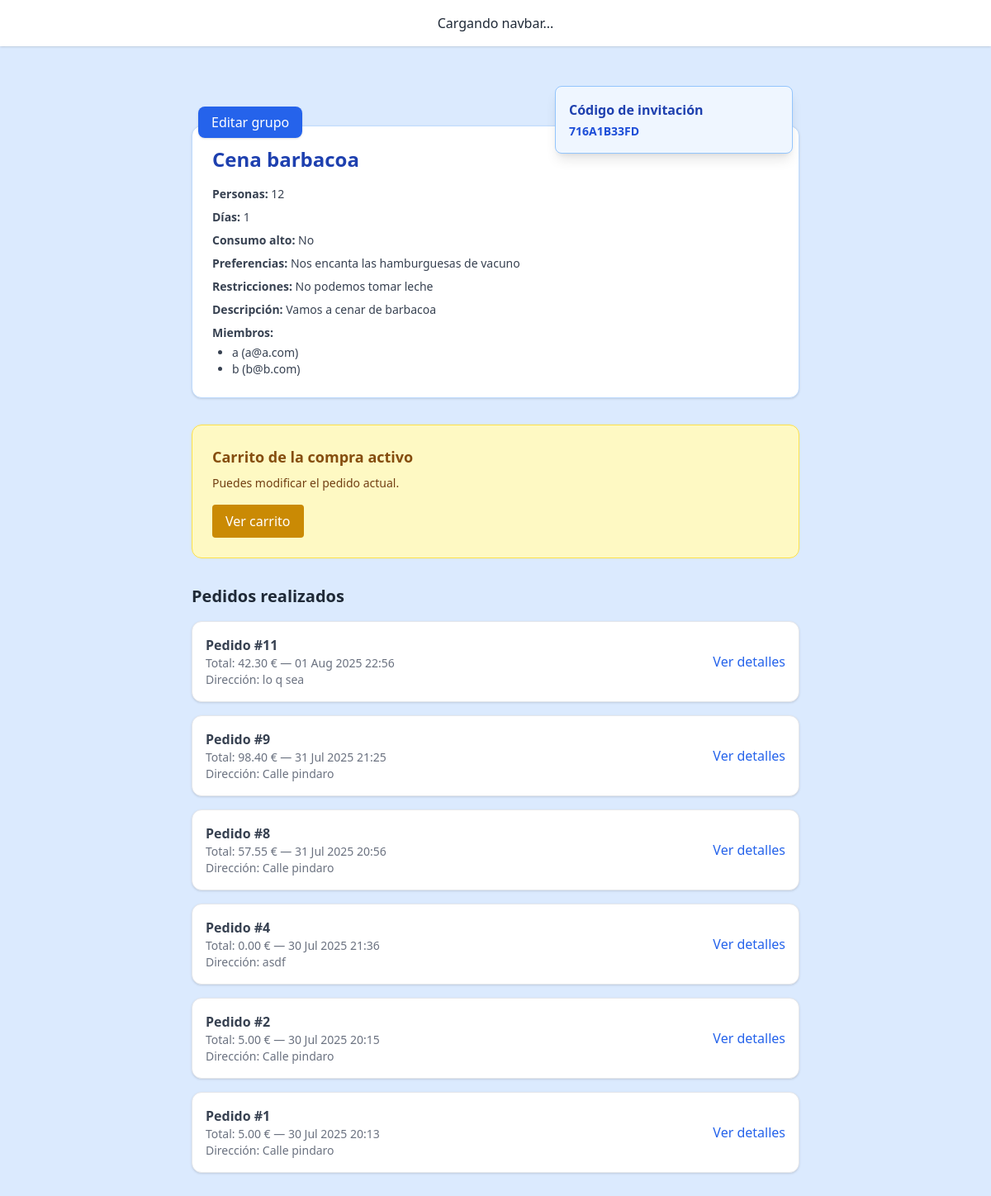
The app's page /group/1/ (signed in), older data.
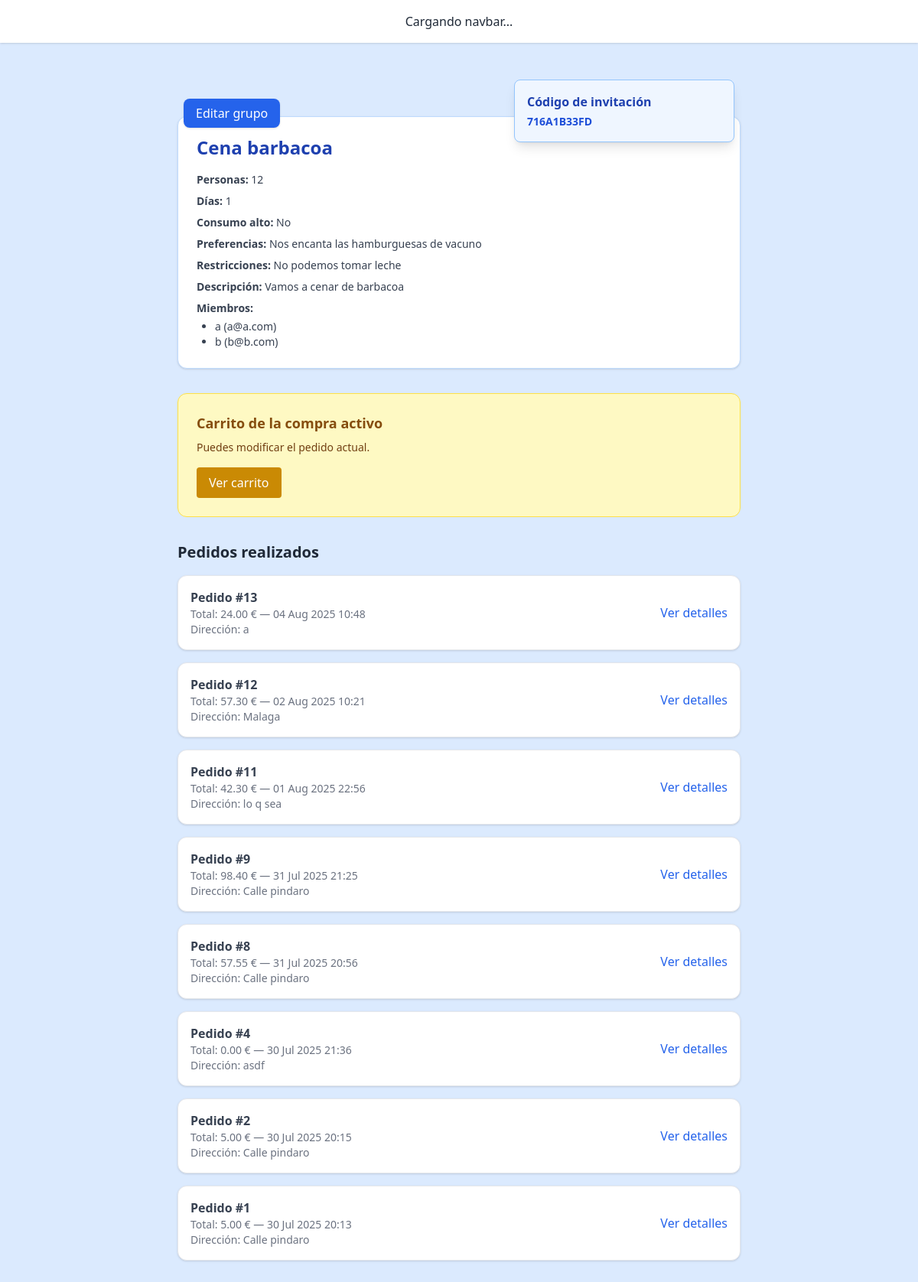
The same page, newer data.
### core/models/user.py (models this page shows, shortened)
class UserAccount(AbstractBaseUser, PermissionsMixin):
    id = models.AutoField(primary_key=True)
    email = models.EmailField(max_length=255, unique=True)
    name = models.CharField(max_length=255)
    surname = models.CharField(max_length=255, blank=True)
    is_active = models.BooleanField(default=True)
    is_staff = models.BooleanField(default=False)
    USERNAME_FIELD = 'email'
    REQUIRED_FIELDS = ['name']
    objects = UserAccountManager()

### core/models/order.py (models this page shows, shortened)
class Order(models.Model):
    group = models.ForeignKey(Group, on_delete=models.CASCADE, related_name='orders')
    created_by = models.ForeignKey(UserAccount, on_delete=models.SET_NULL, null=True, blank=True)
    created_at = models.DateTimeField(auto_now_add=True)
    total_price = models.DecimalField(max_digits=10, decimal_places=2)
    direccion = models.CharField(max_length=255)
    notes = models.TextField(blank=True)
    confirmed = models.BooleanField(default=False)

### core/views.py (the view)
# urls.py: path('group/<int:pk>/', group_detail_view, name='group_detail'),
@csrf_protect
def group_detail_view(request, pk):
    group = get_object_or_404(Group, pk=pk)
    if not request.user.is_staff and request.user not in group.members.all():
        return HttpResponseForbidden("No tienes acceso a este grupo.")
    all_users = UserAccount.objects.exclude(id=request.user.id)
    active_cart = group.carts.filter(active=True).first()
    past_carts = group.carts.filter(active=False).order_by('-id')
    past_orders = Order.objects.filter(group=group).order_by('-created_at')
    return render(request, "core/group/group_detail.html", {
        "group": group,
        "all_users": all_users,
        "active_cart": active_cart,
        "past_carts": past_carts,
        "past_orders": past_orders
    })

### core/templates/core/group/group_detail.html (shortened to what this page needs)
{% extends "base.html" %}
{% block content %}
<div class="max-w-3xl mx-auto px-4 py-10 space-y-8 relative">
  {% if user == group.creator %}
    <div class="absolute top-6 right-6 w-72 bg-blue-50 border border-blue-300 rounded-lg p-4 shadow-lg">
      <h3 class="text-md font-semibold text-blue-800 mb-1"> Código de invitación</h3>
      {% if group.invite_code %}
        <p class="text-blue-700 text-sm break-words"><strong>{{ group.invite_code }}</strong></p>
      {% endif %}
    </div>
    <div class="absolute top-6 left-6">
      <a href="{% url 'group_edit' group.pk %}" class="bg-blue-600 text-white px-4 py-2 rounded-lg shadow hover:bg-blue-700">
       Editar grupo
      </a>
    </div>
  {% endif %}
  <div class="bg-white border border-blue-200 rounded-xl shadow p-6">
    <h2 class="text-2xl font-bold text-blue-800 mb-4">{{ group.name }}</h2>
    <ul class="space-y-2 text-gray-700 text-sm">
      <li><strong>Personas:</strong> {{ group.people_count }}</li>
      <li><strong>Días:</strong> {{ group.duration_days }}</li>
      <li><strong>Consumo alto:</strong> {{ group.high_consume|yesno:"Sí,No" }}</li>
      <li><strong>Preferencias:</strong> {{ group.preferences }}</li>
      <li><strong>Restricciones:</strong> {{ group.restrictions }}</li>
      <li><strong>Descripción:</strong> {{ group.description }}</li>
      <li><strong>Miembros:</strong>
        <ul class="list-disc ml-6 mt-1">
          {% for member in group.members.all %}
            <li>{{ member.name }} ({{ member.email }})</li>
          {% empty %}
            <li class="text-gray-500">No hay miembros aún.</li>
          {% endfor %}
        </ul>
      </li>
    </ul>
  </div>
  {% if active_cart %}
    <div class="bg-yellow-100 border border-yellow-300 p-6 rounded-xl">
      <h3 class="text-lg font-bold text-yellow-800 mb-2"> Carrito de la compra activo</h3>
      <p class="text-sm text-yellow-900">Puedes modificar el pedido actual.</p>
      <a href="{% url 'cart_detail' active_cart.pk %}" class="inline-block mt-4 bg-yellow-600 text-white px-4 py-2 rounded hover:bg-yellow-700 transition"> Ver carrito</a>
    </div>
  {% else %}
    <div>
      <a href="{% url 'cart_create' group.pk %}" class="bg-green-600 text-white px-4 py-2 rounded hover:bg-green-700">
         Crear carrito de la compra
      </a>
    </div>
  {% endif %}
  {% if past_orders %}
    <div class="space-y-4">
      <h3 class="text-xl font-bold text-gray-800"> Pedidos realizados</h3>
      {% for order in past_orders %}
        <div class="bg-white hover:bg-blue-50 border border-gray-200 rounded-xl shadow p-4 flex justify-between items-center transition">
          <div>
            <p class="font-semibold text-gray-700">Pedido #{{ order.id }}</p>
            <p class="text-sm text-gray-500">Total: {{ order.total_price|floatformat:2 }} € — {{ order.created_at|date:"d M Y H:i" }}</p>
            <p class="text-sm text-gray-500">Dirección: {{ order.direccion }}</p>
          </div>
          <a href="{% url 'order_detail' order.pk %}" class="text-blue-600 hover:underline">Ver detalles</a>
        </div>
      {% endfor %}
    </div>
  {% endif %}
</div>
{% endblock %}

Row changes from the older to the newer data that the page shows:
added Order: id "13", total_price "24.00", created_at "04 Aug 2025 10:48", direccion "a"
added Order: id "12", total_price "57.30", created_at "02 Aug 2025 10:21", direccion "Malaga"
